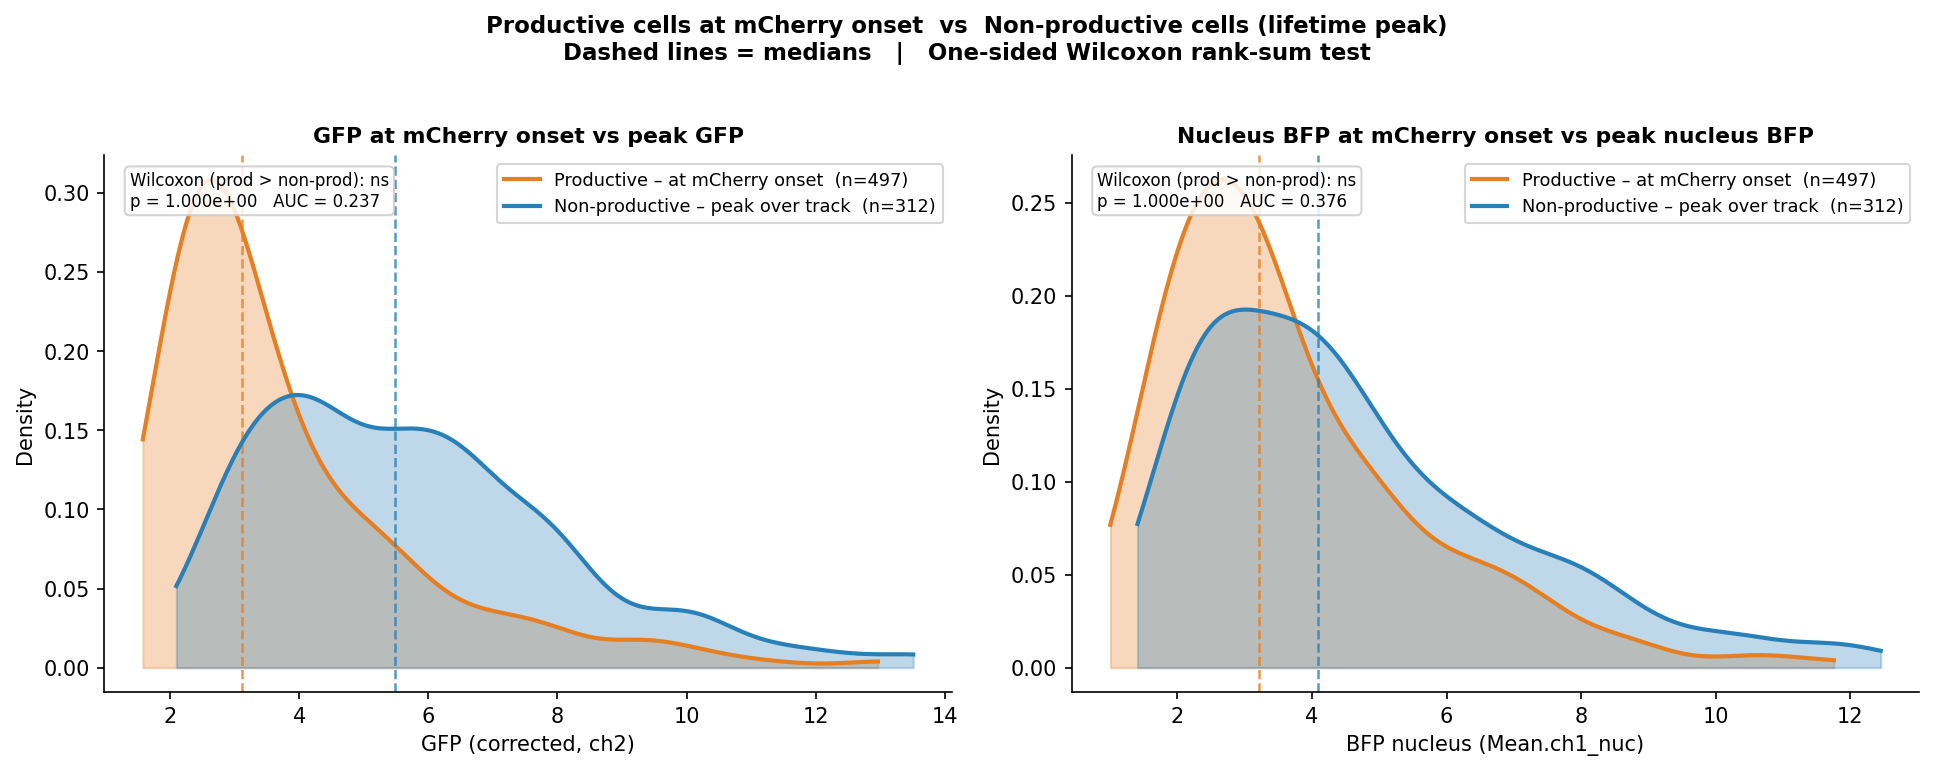

Here is the Python script that generated this plot:
"""
onset_vs_max_distributions.py

Productive cells:     GFP and nucleus BFP at the frame of mCherry onset
Non-productive cells: peak (max) GFP and nucleus BFP over the full track from GFP onset

Overlaid KDE distributions reveal whether productive cells reach similar
feature levels at the moment of commitment to those non-productive cells
ever achieve over their entire lifetime.
"""

import numpy as np
import pandas as pd
import matplotlib
matplotlib.use("Agg")
import matplotlib.pyplot as plt
from scipy.stats import gaussian_kde, mannwhitneyu
from pathlib import Path

BASE    = Path("/home/labs/ginossar/talfis/LiveImaging")
TS_CSV  = BASE / "cache" / "python_export" / "timeseries_data.csv"
MD_CSV  = BASE / "cache" / "python_export" / "model_df.csv"
OUT_DIR = BASE / "barrier_analysis"

# ── load ──────────────────────────────────────────────────────────────────────
print("Loading data ...", flush=True)
ts = pd.read_csv(TS_CSV, low_memory=False)
md = pd.read_csv(MD_CSV)[["Track.ID", "delay_green_to_red"]]
ts = ts.merge(md, on="Track.ID", how="left")

ts["t_rel_min"]  = ts["T_min"] - ts["abs_gfp_onset_min"]
ts["t_to_red_min"] = ts["red_onset_min"] - ts["t_rel_min"]
ts["productive"] = ts["delay_green_to_red"].notna() & np.isfinite(ts["delay_green_to_red"])

# ── productive: value at mCherry onset ────────────────────────────────────────
# For each productive cell take the frame where t_to_red_min is smallest
# and non-negative (= last clean frame before / at red onset).
prod_ts = ts[ts["productive"] & (ts["t_rel_min"] >= 0)].copy()

onset_rows = (
    prod_ts[prod_ts["t_to_red_min"] >= 0]
    .sort_values("t_to_red_min")
    .groupby("Track.ID")
    .first()          # minimum t_to_red_min per cell = onset frame
    .reset_index()
)

prod_gfp = onset_rows["ch2_corrected"].dropna()
prod_nuc = onset_rows["Mean.ch1_nuc"].dropna()

# ── non-productive: peak over full track from GFP onset ───────────────────────
np_ts = ts[~ts["productive"] & (ts["t_rel_min"] >= 0)].copy()
np_peaks = np_ts.groupby("Track.ID").agg(
    gfp_max=("ch2_corrected", "max"),
    nuc_max=("Mean.ch1_nuc",  "max"),
).reset_index()

np_gfp = np_peaks["gfp_max"].dropna()
np_nuc = np_peaks["nuc_max"].dropna()

print(f"  Productive cells (at onset): {len(prod_gfp)} GFP, {len(prod_nuc)} nucleus", flush=True)
print(f"  Non-productive cells (peak): {len(np_gfp)} GFP, {len(np_nuc)} nucleus", flush=True)

# ── Wilcoxon one-sided p-values for annotation ────────────────────────────────
stat_gfp, p_gfp = mannwhitneyu(prod_gfp.values, np_gfp.values, alternative="greater")
stat_nuc, p_nuc = mannwhitneyu(prod_nuc.values, np_nuc.values, alternative="greater")
auc_gfp = stat_gfp / (len(prod_gfp) * len(np_gfp))
auc_nuc = stat_nuc / (len(prod_nuc) * len(np_nuc))


def stars(p):
    if p < 0.001: return "***"
    if p < 0.01:  return "**"
    if p < 0.05:  return "*"
    return "ns"


# ── plot ──────────────────────────────────────────────────────────────────────
PROD_COLOR = "#e67e22"   # orange  – productive
NP_COLOR   = "#2980b9"   # blue    – non-productive

fig, axes = plt.subplots(1, 2, figsize=(13, 5))

def plot_panel(ax, prod_vals, np_vals, xlabel, title, p_val, auc_val):
    for vals, label, color in [
        (prod_vals, f"Productive – at mCherry onset  (n={len(prod_vals)})", PROD_COLOR),
        (np_vals,   f"Non-productive – peak over track  (n={len(np_vals)})", NP_COLOR),
    ]:
        v = vals.values
        lo, hi = np.percentile(v, 1), np.percentile(v, 99)
        x = np.linspace(lo, hi, 400)
        kde = gaussian_kde(v, bw_method=0.25)
        ax.fill_between(x, kde(x), alpha=0.30, color=color)
        ax.plot(x, kde(x), color=color, lw=2.0, label=label)
        ax.axvline(np.median(v), color=color, lw=1.2, linestyle="--", alpha=0.8)

    # annotation
    ax.set_xlabel(xlabel, fontsize=10)
    ax.set_ylabel("Density", fontsize=10)
    ax.set_title(title, fontsize=10.5, fontweight="bold")
    ax.legend(fontsize=8.5, loc="upper right")
    ax.spines["top"].set_visible(False)
    ax.spines["right"].set_visible(False)

    sig = stars(p_val)
    annot = f"Wilcoxon (prod > non-prod): {sig}\np = {p_val:.3e}   AUC = {auc_val:.3f}"
    ax.text(0.03, 0.97, annot, transform=ax.transAxes,
            fontsize=8, va="top", ha="left",
            bbox=dict(boxstyle="round,pad=0.3", fc="white", ec="#ccc", alpha=0.85))


plot_panel(axes[0], prod_gfp, np_gfp,
           "GFP (corrected, ch2)",
           "GFP at mCherry onset vs peak GFP",
           p_gfp, auc_gfp)

plot_panel(axes[1], prod_nuc, np_nuc,
           "BFP nucleus (Mean.ch1_nuc)",
           "Nucleus BFP at mCherry onset vs peak nucleus BFP",
           p_nuc, auc_nuc)

fig.suptitle(
    "Productive cells at mCherry onset  vs  Non-productive cells (lifetime peak)\n"
    "Dashed lines = medians   |   One-sided Wilcoxon rank-sum test",
    fontsize=11, fontweight="bold", y=1.02,
)

plt.tight_layout()
out_path = OUT_DIR / "onset_vs_max_distributions.png"
fig.savefig(out_path, dpi=150, bbox_inches="tight")
plt.close()
print(f"Saved  →  {out_path}", flush=True)
print("Done.", flush=True)
